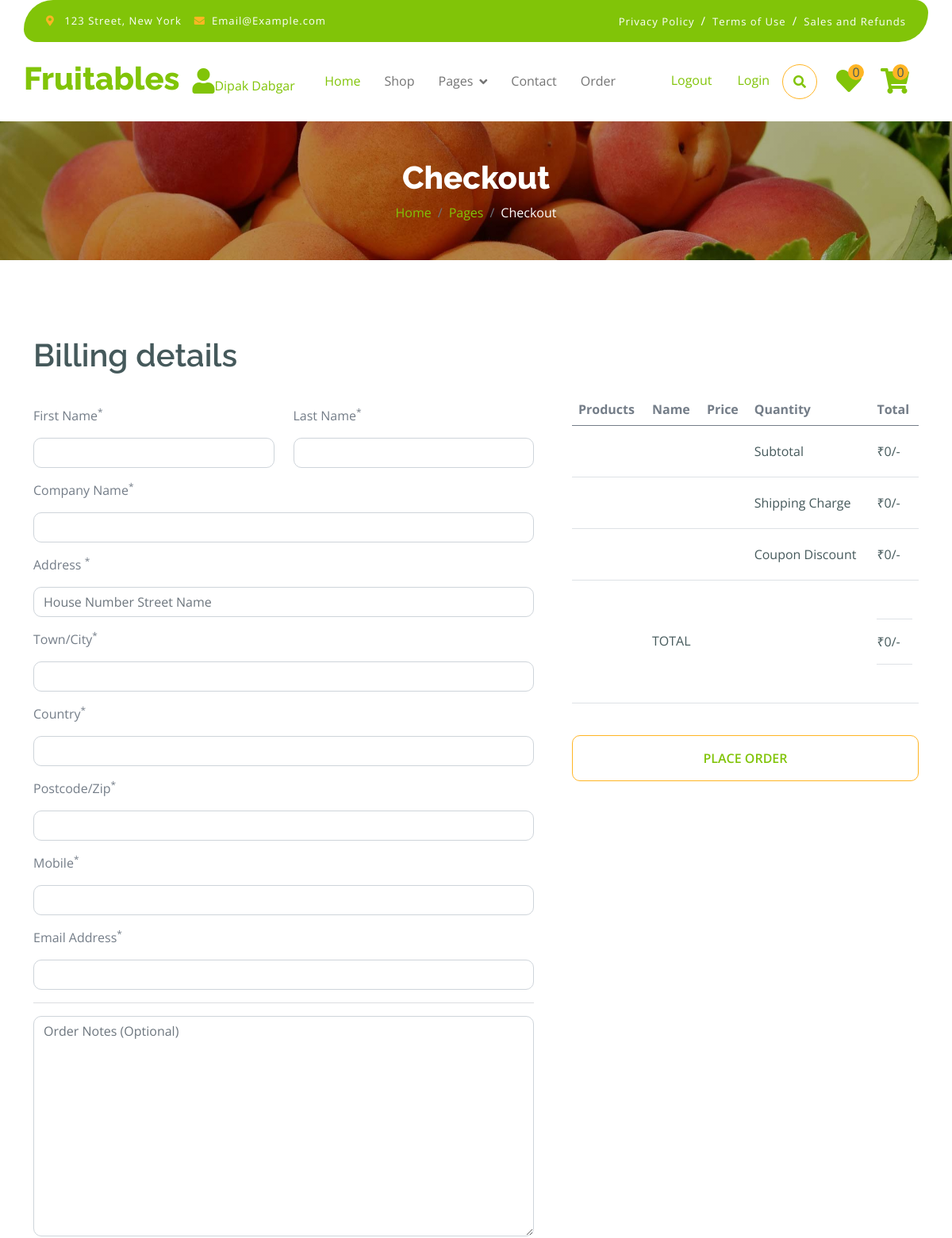
/checkout (signed in, upper part), run on an earlier commit of the app's database.
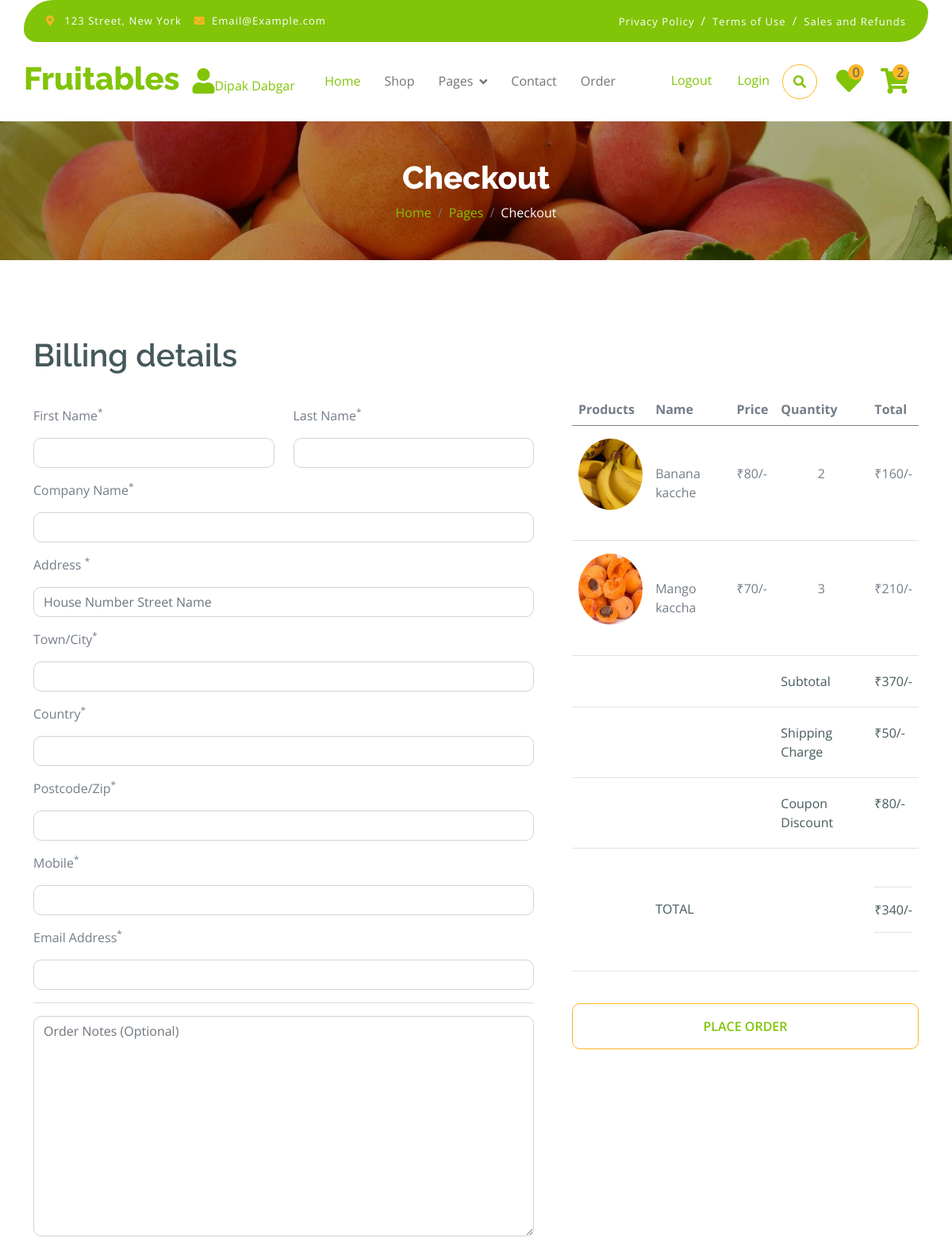
And on a later commit of the database.
### myapp/models.py (models this page shows, shortened)
class Add_to_cart(models.Model):
    user_id=models.ForeignKey(User,on_delete=models.CASCADE,blank=True,null=True)
    product_id=models.ForeignKey(Product,on_delete=models.CASCADE,blank=True,null=True)
    image=models.ImageField(upload_to="madia",blank=True,null=True)
    name=models.CharField(max_length=50,blank=True,null=True)
    price=models.IntegerField()
    quantity=models.IntegerField(blank=True,null=True)
    total_price=models.IntegerField(blank=True,null=True)

### myapp/views.py (the view)
# urls.py: path('checkout', views.checkout, name='checkout'),
def checkout(request):
    if "email" in request.session:
        uid=User.objects.get(email=request.session["email"])
        cart_item=Add_to_cart.objects.filter(user_id=uid)
        wish_count=Add_to_wishlist.objects.filter(user_id=uid).count()
        cart_count=Add_to_cart.objects.filter(user_id=uid).count()
        check_id=Add_to_cart.objects.filter(user_id=uid)
        ucid=User_coupon.objects.filter(user_id=uid,ex=True).order_by("-id").first()
        total_price=0
        for i in check_id:
            total_price += i.product_id.price * i.quantity
        shipping_charge=50
        if total_price==0:
            shipping_charge=0
        else:
            shipping_charge=50
        discount=0
        if ucid:
            discount = ucid.coupon_id.discount
        grand_total= total_price + shipping_charge - discount
        client = razorpay.Client(auth=('rzp_test_uqhoYnBzHjbvGF', 'jEhBs6Qp9hMeGfq5FyU45cVi'))
        response = client.order.create({
            'amount': int(grand_total * 100),
            'currency': 'INR',
            'payment_capture': 1
        })
        print("Razorpay response:", response)
        con={"wish_count":wish_count,"cart_count":cart_count,"check_id":check_id,"total_price":total_price,"cart_item":cart_item,"uid":uid,"response":response,"shipping_charge":shipping_charge,"discount":discount,"grand_total":grand_total}
        return render(request,"checkout.html",con)
    else:
        return render(request,"login.html")

### myapp/templates/checkout.html (shortened to what the changed rows need)
{% extends "index.html" %}
{% load static %}
{% block content %}
        <div class="container-fluid page-header py-5">
            <h1 class="text-center text-white display-6">Checkout</h1>
        </div>
        <div class="container-fluid py-5">
            <div class="container py-5">
                <h1 class="mb-4">Billing details</h1>
                <form action="{% url 'billing_add' %}" method="POST">
                    <div class="row g-5">
                        <div class="col-md-12 col-lg-6 col-xl-5">
                            <div class="table-responsive">
                                <table class="table">
                                    <thead>
                                        <tr>
                                            <th scope="col">Products</th>
                                            <th scope="col">Name</th>
                                            <th scope="col">Price</th>
                                            <th scope="col">Quantity</th>
                                            <th scope="col">Total</th>
                                        </tr>
                                    </thead>
                                    <tbody>
                                        {% for i in check_id %}
                                        <tr>
                                            <th scope="row">
                                                <div class="d-flex align-items-center mt-2">
                                                    <img src="{{i.image.url}}" class="img-fluid rounded-circle" style="width: 90px; height: 90px;" alt="">
                                                </div>
                                            </th>
                                            <td class="py-5">{{i.name}}</td>
                                            <td class="py-5">₹{{i.price}}/-</td>
                                            <td class="py-5"><center>{{i.quantity}}</center></td>
                                            <td class="py-5">₹{{i.total_price}}/-</td>
                                        </tr>
                                        {% endfor %}
                                        <tr>
                                            <th scope="row">
                                            </th>
                                            <td class="py-1">
                                                <div class="py-3">
                                                    <p class="mb-0 text-dark">₹{{total_price}}/-</p>
                                                </div>
                                            </td>
                                        </tr>
                                        <tr>
                                            <th scope="row">
                                            </th>
                                            <td class="py-1">
                                                <div class="py-3">
                                                    <p class="mb-0 text-dark">₹{{shipping_charge}}/-</p>
                                                </div>
                                            </td>
                                        </tr>
                                        <tr>
                                            <th scope="row">
                                            </th>
                                            <td class="py-1">
                                                <div class="py-3">
                                                    <p class="mb-0 text-dark">₹{{discount}}/-</p>
                                                </div>
                                            </td>
                                        </tr>
                                        <tr>
                                            <th scope="row">
                                            </th>
                                            <td class="py-5">
                                                <div class="py-3 border-bottom border-top">
                                                    <p class="mb-0 text-dark">₹{{grand_total}}/-</p>
                                                </div>
                                            </td>
                                        </tr>
                                    </tbody>
                                </table>
                            </div>
                        </div>
                    </div>
                </form>
            </div>
        </div>
{% endblock %}

### myapp/templates/index.html (shortened to what the changed rows need)
{% load static %}
<!DOCTYPE html>
<html lang="en">
    <head>
        <link rel="stylesheet" href="https://use.fontawesome.com/releases/v5.15.4/css/all.css"/>
        <link href="https://cdn.jsdelivr.net/npm/bootstrap-icons@1.4.1/font/bootstrap-icons.css" rel="stylesheet">
        <link href="{% static 'lib/lightbox/css/lightbox.min.css' %}" rel="stylesheet">
        <link href="{% static 'lib/owlcarousel/assets/owl.carousel.min.css' %}" rel="stylesheet">
        <link href="{% static 'css/bootstrap.min.css' %}" rel="stylesheet">
        <link href="{% static 'css/style.css' %}" rel="stylesheet">
    </head>
    <body>
        <div class="container-fluid fixed-top">
            <div class="container px-0">
                <nav class="navbar navbar-light bg-white navbar-expand-xl">
                    <a href="{% url 'index' %}" class="navbar-brand"><h1 class="text-primary display-6">Fruitables</h1></a>
                    <div class="collapse navbar-collapse bg-white" id="navbarCollapse">
                        <div class="d-flex m-3 me-0">
                            <a href="{% url 'cart' %}" class="position-relative me-4 my-auto">
                                <i class="fa fa-shopping-cart fa-2x"></i>
                                <span class="position-absolute bg-secondary rounded-circle d-flex align-items-center justify-content-center text-dark px-1" style="top: -5px; left: 15px; height: 20px; min-width: 20px;">{{cart_count}}</span>
                            </a>
                        </div>
                    </div>
                </nav>
            </div>
        </div>
{% block content %}{% endblock %}
    </body>
</html>

What changed in the data, as far as the page shows it:
added Add_to_cart: image (picture), name "Banana kacche", price "80", quantity "2", total_price "160"
added Add_to_cart: image (picture), name "Mango kaccha", price "70", quantity "3", total_price "210"
Also different on the page:
{{ cart_count }}: "0" → "2"
{{ total_price }}: "0" → "370"
{{ shipping_charge }}: "0" → "50"
{{ discount }}: "0" → "80"
{{ grand_total }}: "0" → "340"
